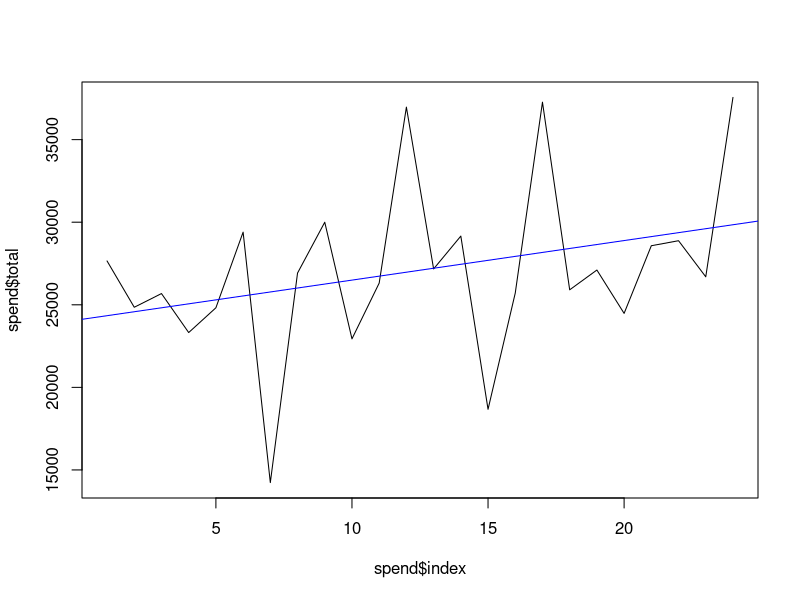

Recreate this plot in R.
setwd("~/Desktop")
spend <- read.csv("Spend with SME.csv")
spend$DATE <- as.POSIXct(strptime(spend$DATE, "%d/%m/%Y"))

# In Million
spend$total <- spend$TOTAL / 1000000
spend$sme <- spend$SME.Spend / 1000000


### AAARGH - now solved
lm <- lm(total ~ DATE, data = spend)
summary(lm)

spend$index <- seq(1:length(spend$DATE))
lm <- lm(total ~ index, data = spend)
summary(lm)

plot(spend$index, spend$total, type = "l")
abline(lm, col="blue")

library(quantreg)
qr <- rq(total ~ DATE, data = spend, tau = 0.5)
qr


